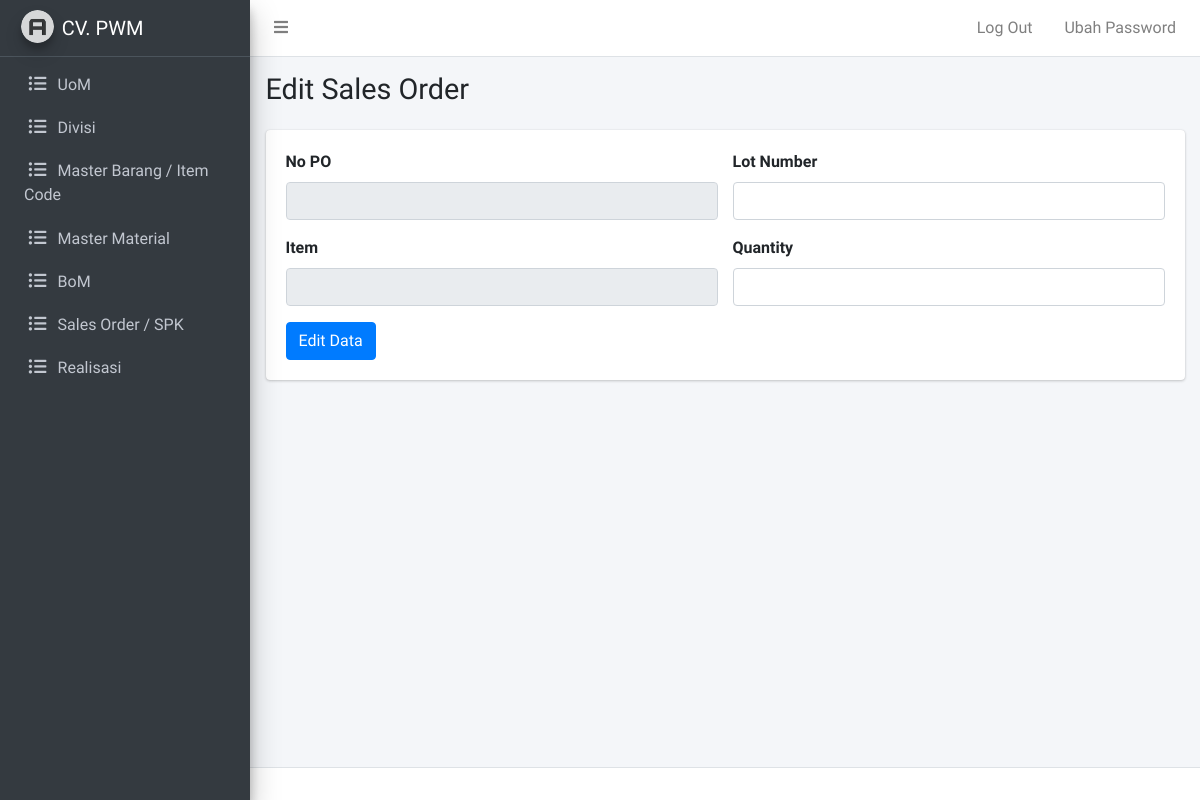
Before: /admin/so-edit.php?nopo=PO1&itemid=item2 (signed in) with the older database file.
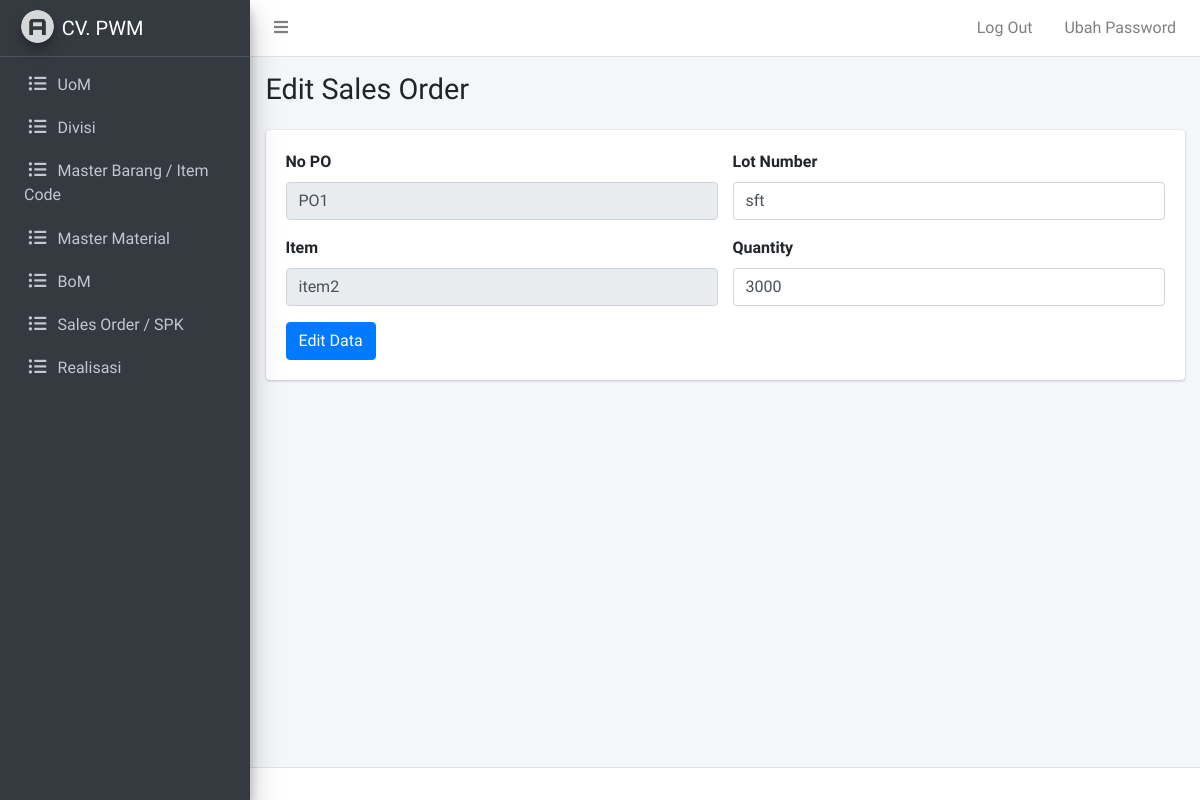
After: the same page with the newer database file.
### tables this page shows
CREATE TABLE `so` (
  `so_id` int(11) NOT NULL,
  `so_no_po` varchar(255) NOT NULL,
  `so_bom_id` int(11) NOT NULL,
  `so_qty_order` float NOT NULL,
  `so_lot_number` varchar(255) NOT NULL,
  `so_realisasi` float NOT NULL,
  `so_ba` float NOT NULL,
  `so_tanggal` date NOT NULL
);

CREATE TABLE `bom` (
  `bom_id` int(11) NOT NULL,
  `bom_item_id` varchar(255) NOT NULL,
  `bom_material_id` varchar(255) DEFAULT NULL,
  `bom_quantity` float NOT NULL DEFAULT 0,
  `bom_divisi_id` int(11) DEFAULT NULL
);

### admin/so-edit.php (the view, shortened to what this page needs)
<?php
require_once "../koneksi.php";
extract($_GET);
$queryso = mysqli_query($conn, "SELECT so.so_no_po, bom.bom_item_id, so.so_lot_number, so.so_qty_order FROM so JOIN bom ON bom.bom_id = so.so_bom_id WHERE so_no_po = '$nopo' AND bom_item_id = '$itemid'");
$data = mysqli_fetch_assoc($queryso);
?>
<?php require_once "template/header.php"; ?>
<?php require_once "template/navbar.php"; ?>
<?php require_once "template/sidebar.php"; ?>
  <div class="content-wrapper">
    <div class="content-header">
      <div class="container-fluid">
        <div class="row mb-2">
          <div class="col-sm-6">
            <h1 class="m-0">Edit Sales Order</h1>
          </div>
        </div>
      </div>
    </div>
    <div class="content">
      <div class="container-fluid">
        <div class="row">
          <div class="col">
            <div class="card">
              <div class="card-body">
                <form action="" method="post">
                  <div class="row">
                    <div class="col-md">
                      <div class="mb-3">
                        <label for="projects" class="form-label">No PO</label>
                        <input name="no_spk" type="text" class="form-control" id="no_spk" value="<?= $data['so_no_po']; ?>" readonly>
                      </div>
                      <div class="mb-3">
                        <label for="itemid" class="form-label">Item</label>
                        <input name="item" type="text" class="form-control" id="itemid" value="<?= $data['bom_item_id']; ?>" readonly>
                      </div>
                    </div>
                    <div class="col-md">
                      <div class="mb-3">
                        <label for="lot-number" class="form-label">Lot Number</label>
                        <input name="lot-number" type="text" class="form-control" id="lot-number" value="<?= $data['so_lot_number']; ?>">
                      </div>
                      <div class="mb-3">
                        <label for="qty" class="form-label">Quantity</label>
                        <input name="qty" type="text" class="form-control" id="qty" value="<?= $data['so_qty_order']; ?>">
                      </div>
                    </div>
                  </div>
                  <div class="row">
                    <div class="col-md-4">
                      <button class="btn btn-primary" type="submit" name="edit">Edit Data</button>
                    </div>
                  </div>
                </form>
              </div>
            </div>
          </div>
        </div>
      </div>
    </div>
  </div>
<?php require_once "template/footer.php"; ?>

Changed rows visible on the page:
added so: no_spk "PO1", item "item2", lot-number "sft", qty "3000"
